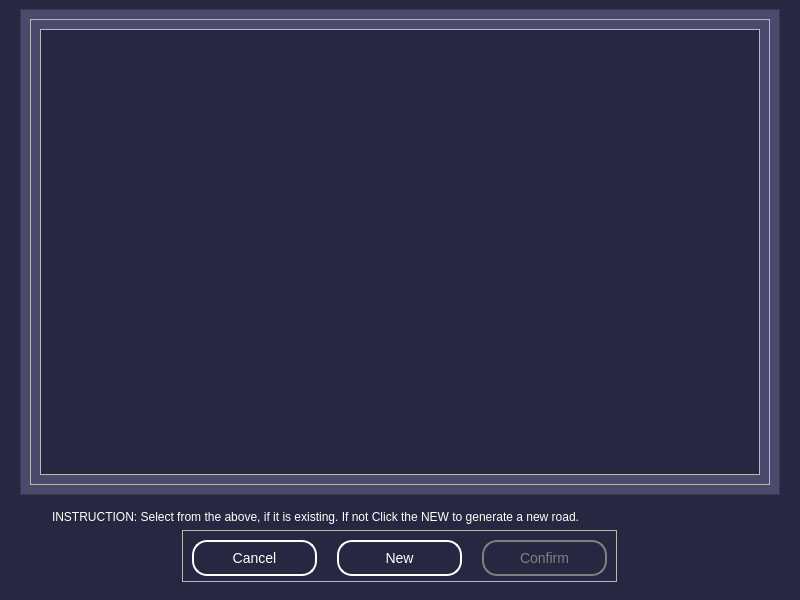
<?xml version="1.0" encoding="UTF-8"?>
<ui version="4.0">
 <class>MainWindow</class>
 <widget class="QMainWindow" name="MainWindow">
  <property name="windowModality">
   <enum>Qt::ApplicationModal</enum>
  </property>
  <property name="geometry">
   <rect>
    <x>0</x>
    <y>0</y>
    <width>800</width>
    <height>600</height>
   </rect>
  </property>
  <property name="minimumSize">
   <size>
    <width>800</width>
    <height>600</height>
   </size>
  </property>
  <property name="maximumSize">
   <size>
    <width>167899</width>
    <height>167899</height>
   </size>
  </property>
  <property name="windowTitle">
   <string>MainWindow</string>
  </property>
  <widget class="QWidget" name="centralwidget">
   <property name="styleSheet">
    <string notr="true">#centralwidget{
background-color:#272741;
}
#frameContainer{
background: #4A4A6C;
}
#widget{
background-color:#272741;
}
#mainArea{
background-color:#272741;
font-size:14px;
}
#mainArea QLabel{
font-size:14px;
color:white;
}</string>
   </property>
   <layout class="QVBoxLayout" name="verticalLayout">
    <property name="leftMargin">
     <number>0</number>
    </property>
    <property name="topMargin">
     <number>0</number>
    </property>
    <property name="rightMargin">
     <number>0</number>
    </property>
    <property name="bottomMargin">
     <number>0</number>
    </property>
    <item>
     <widget class="QWidget" name="widget" native="true">
      <property name="focusPolicy">
       <enum>Qt::StrongFocus</enum>
      </property>
      <property name="styleSheet">
       <string notr="true"/>
      </property>
      <layout class="QVBoxLayout" name="verticalLayout_2">
       <property name="leftMargin">
        <number>20</number>
       </property>
       <property name="rightMargin">
        <number>20</number>
       </property>
       <item>
        <widget class="QFrame" name="frameContainer">
         <property name="styleSheet">
          <string notr="true"/>
         </property>
         <property name="frameShape">
          <enum>QFrame::StyledPanel</enum>
         </property>
         <property name="frameShadow">
          <enum>QFrame::Raised</enum>
         </property>
         <layout class="QVBoxLayout" name="verticalLayout_3">
          <property name="leftMargin">
           <number>0</number>
          </property>
          <property name="topMargin">
           <number>0</number>
          </property>
          <property name="rightMargin">
           <number>0</number>
          </property>
          <property name="bottomMargin">
           <number>0</number>
          </property>
          <item>
           <widget class="QWidget" name="widget_3" native="true">
            <layout class="QHBoxLayout" name="horizontalLayout">
             <item>
              <widget class="QFrame" name="frame">
               <property name="maximumSize">
                <size>
                 <width>1000</width>
                 <height>1000</height>
                </size>
               </property>
               <property name="styleSheet">
                <string notr="true"/>
               </property>
               <property name="frameShape">
                <enum>QFrame::StyledPanel</enum>
               </property>
               <property name="frameShadow">
                <enum>QFrame::Raised</enum>
               </property>
               <layout class="QVBoxLayout" name="verticalLayout_5">
                <item>
                 <widget class="QScrollArea" name="scrollArea">
                  <property name="horizontalScrollBarPolicy">
                   <enum>Qt::ScrollBarAlwaysOff</enum>
                  </property>
                  <property name="widgetResizable">
                   <bool>true</bool>
                  </property>
                  <widget class="QWidget" name="mainArea">
                   <property name="geometry">
                    <rect>
                     <x>0</x>
                     <y>0</y>
                     <width>718</width>
                     <height>444</height>
                    </rect>
                   </property>
                   <property name="styleSheet">
                    <string notr="true"/>
                   </property>
                   <layout class="QGridLayout" name="gridLayout"/>
                  </widget>
                 </widget>
                </item>
               </layout>
              </widget>
             </item>
            </layout>
           </widget>
          </item>
         </layout>
        </widget>
       </item>
       <item>
        <widget class="QWidget" name="frameButtons" native="true">
         <property name="minimumSize">
          <size>
           <width>0</width>
           <height>90</height>
          </size>
         </property>
         <property name="maximumSize">
          <size>
           <width>16777215</width>
           <height>90</height>
          </size>
         </property>
         <property name="styleSheet">
          <string notr="true">QLabel{
color:white;
font-size:12px;
padding-left:20px;
}</string>
         </property>
         <layout class="QVBoxLayout" name="verticalLayout_9">
          <item>
           <widget class="QLabel" name="label_9">
            <property name="text">
             <string>INSTRUCTION: Select from the above, if it is existing. If not Click the NEW to generate a new road.</string>
            </property>
           </widget>
          </item>
          <item alignment="Qt::AlignHCenter">
           <widget class="QFrame" name="frame_6">
            <property name="styleSheet">
             <string notr="true">#btnCancel,#btnNew{
border:2px solid white;
border-radius:15px;
color:white;
font-size:14px;
}
#btnConfirm{
border:2px solid gray;
border-radius:15px;
color:gray;
font-size:14px;
}
</string>
            </property>
            <property name="frameShape">
             <enum>QFrame::StyledPanel</enum>
            </property>
            <property name="frameShadow">
             <enum>QFrame::Raised</enum>
            </property>
            <layout class="QHBoxLayout" name="horizontalLayout_2">
             <property name="spacing">
              <number>20</number>
             </property>
             <item>
              <widget class="QPushButton" name="btnCancel">
               <property name="minimumSize">
                <size>
                 <width>125</width>
                 <height>36</height>
                </size>
               </property>
               <property name="cursor">
                <cursorShape>PointingHandCursor</cursorShape>
               </property>
               <property name="text">
                <string>Cancel</string>
               </property>
              </widget>
             </item>
             <item>
              <widget class="QPushButton" name="btnNew">
               <property name="minimumSize">
                <size>
                 <width>125</width>
                 <height>36</height>
                </size>
               </property>
               <property name="cursor">
                <cursorShape>PointingHandCursor</cursorShape>
               </property>
               <property name="text">
                <string>New</string>
               </property>
              </widget>
             </item>
             <item>
              <widget class="QPushButton" name="btnConfirm">
               <property name="enabled">
                <bool>false</bool>
               </property>
               <property name="minimumSize">
                <size>
                 <width>125</width>
                 <height>36</height>
                </size>
               </property>
               <property name="cursor">
                <cursorShape>PointingHandCursor</cursorShape>
               </property>
               <property name="text">
                <string>Confirm</string>
               </property>
              </widget>
             </item>
            </layout>
           </widget>
          </item>
         </layout>
        </widget>
       </item>
      </layout>
     </widget>
    </item>
   </layout>
  </widget>
 </widget>
 <resources/>
 <connections/>
</ui>
